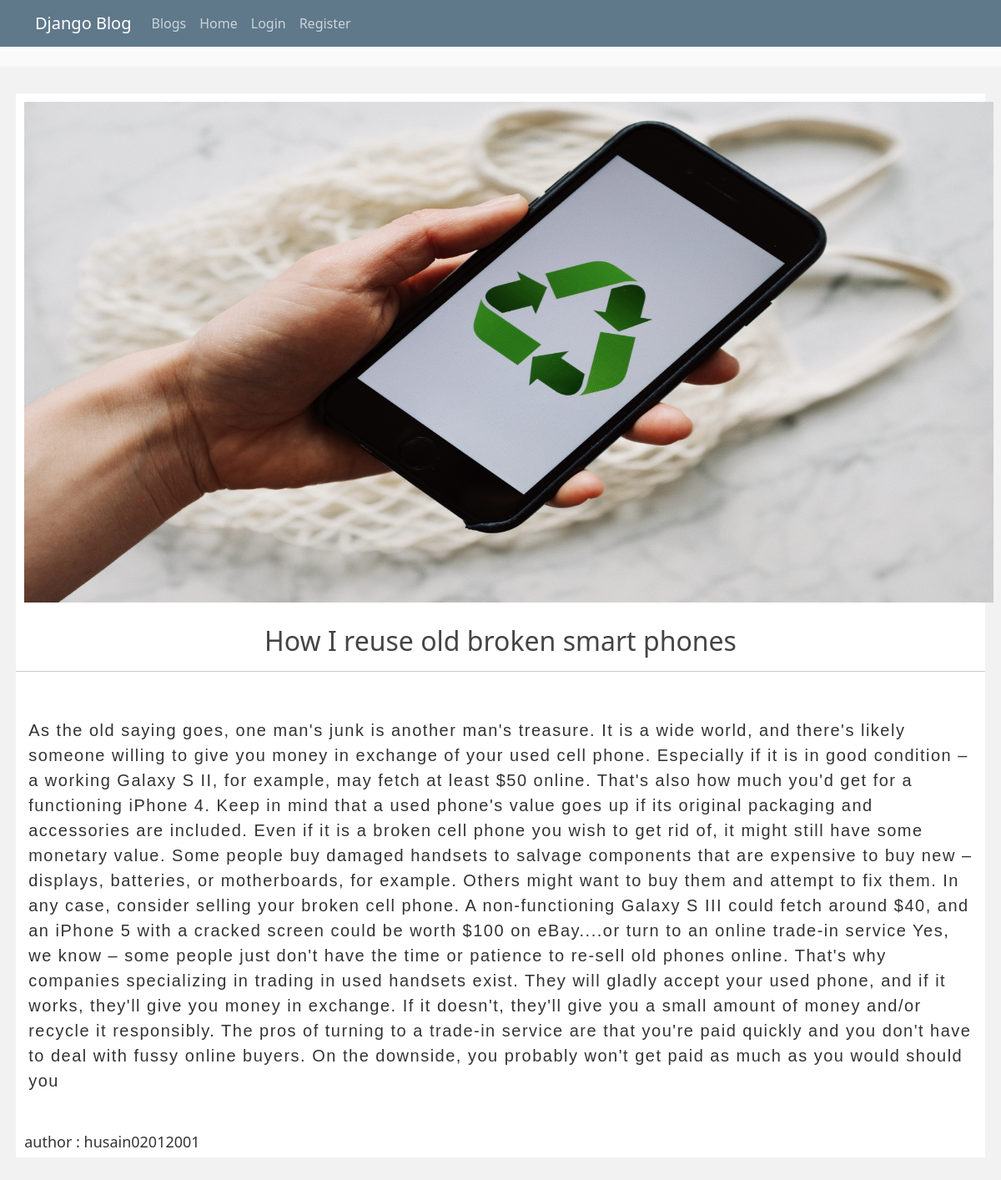
Page /blog/blogs/3 on the committed database.
### blog/models.py (models this page shows, shortened)
class Blog(models.Model):
    title = models.CharField(max_length=50)
    description = models.CharField(max_length=1500)
    image = models.ImageField(upload_to = "uploads/blog-picture/")
    author = models.ForeignKey(User, on_delete=models.CASCADE )
    cardDescription = models.CharField(max_length=100, blank=True, null=True)

### blog/views.py (the view)
# urls.py: path('blogs/<int:blog_id>', views.viewblog, name = 'ViewBlog')
def viewblog(request,blog_id):
    blogs = Blog.objects.get(id= blog_id)
    return render(request, 'blog/ViewBlog.html',
    {
    "blogs": blogs
    })

### blog/templates/blog/ViewBlog.html (shortened to what this page needs)
{% extends 'product/base.html' %}
{% block content %}
        <div class="facts-container-1">
            <div class="facts-container-2">
                <img src="{{blogs.image.url}}" style="height: 600px; width:100%;  margin: 10px;">
                <div style="margin-top:1.5%">
                    <h2 style="text-align: center;">{{blogs.title}}</h2>
                </div>
                <hr>
                <br>
                <div style="margin:15px">
                    <p style="font-size: 20px; font-family: sans-serif; letter-spacing: 1.5px;">{{blogs.description}}</p>
                </div>
                <br>
                <p style="padding:5px; padding-left:10px; font-size: 18px">author : {{blogs.author}}</p>
            </div>
        </div>
{% endblock content %}

### product/static/product/main.css (style rules this page uses)
body { background: #fafafa; color: #333333; margin-top: 5rem; }
h1, h2, h3, h4, h5, h6 { color: #444444; }

### blog/templates/blog/ViewBlog.html (style rules this page uses)
.facts-container-2 { background: #fff; }
.facts-container-1 { padding: 2rem 1.2rem; margin-top: 40px; margin-bottom: 0; background-color: #f2f2f2; }

### rows in the picture
Blog: image (picture), title "How I reuse old broken smart phones", description "As the old saying goes, one man's junk is another man's treasure. It is a wide world, and there's likely someone willing to give you money in exchange of your used cell phone. Especially if it is in good condition – a working Galaxy S II, for example, may fetch at least $50 online. That's also how much you'd get for a functioning iPhone 4. Keep in mind that a used phone's value goes up if its original packaging and accessories are included. Even if it is a broken cell phone you wish to get rid of, it might still have some monetary value. Some people buy damaged handsets to salvage components that are expensive to buy new – displays, batteries, or motherboards, for example. Others might want…", author "husain02012001"
